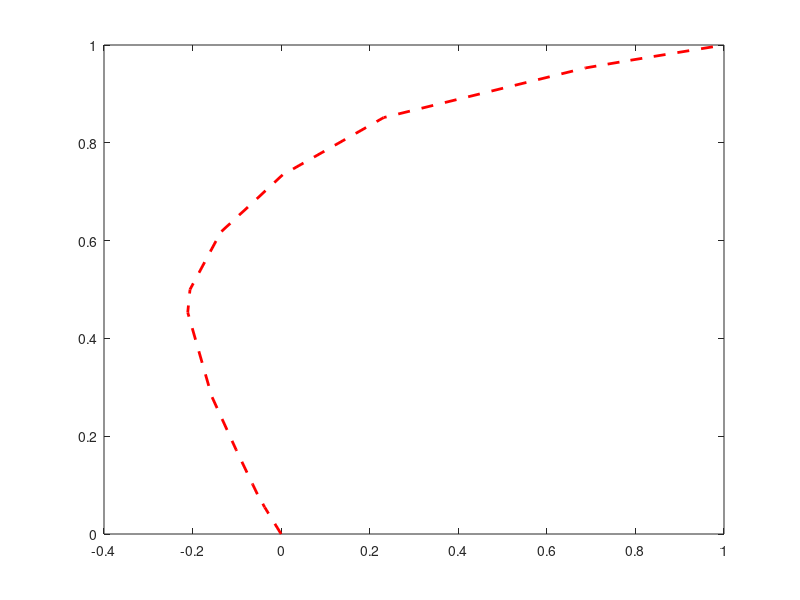

Reproduce this figure in MATLAB. (Note: this script raises an error after producing the figure.)
u_ghia = [0, -0.03717, -0.04192, -0.04775, -0.06434, -0.10150, -0.15662, -0.21090, -0.20581, -0.13641, 0.00332, 0.23151, 0.68717, 0.73722, 0.78871, 0.84123, 1];
y = [0, 0.0547, 0.0625, 0.0703, 0.1016, 0.1719, 0.2813, 0.4531, 0.50, 0.6172, 0.7344, 0.8516, 0.9531, 0.9609, 0.9688, 0.9766, 1];


% Plot the first data
plot(u_ghia, y, 'r--', 'LineWidth', 2);  % Plot with red color and solid line

hold on;  % Hold the current plot

% Plot the second data
plot(u(:,26),0:0.02:1, 'cyan', 'LineWidth', 1); % Plot with blue color and dashed line



% Add legend
legend('Ghia plot', 'my plot');

% Add labels and title
xlabel('u');
ylabel('y');
title('u v/s y at x = 0.5 ; Re = 100');

hold off; % Release the hold on the current plot
